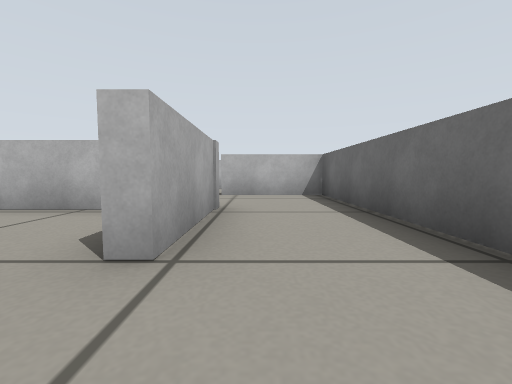
View 1 (above)

20 first-person views from a walk through a robot-simulator world made for Gazebo. The camera is 0.26 m above the floor, tilts 4° down and sees 90° across. The floor is counted in squares, 0.5 m on a side. Each view is taken from the middle of a square. On the plan, view 1 faces up. The plan holds only what a view shows up to about 9 squares ahead; the rest is blank.

View 2
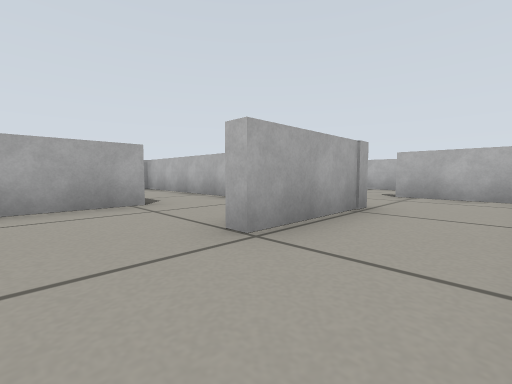

View 3
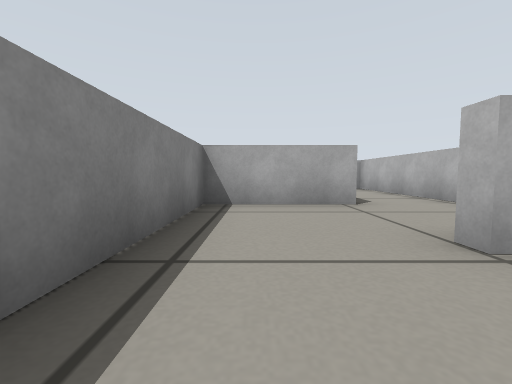

View 4
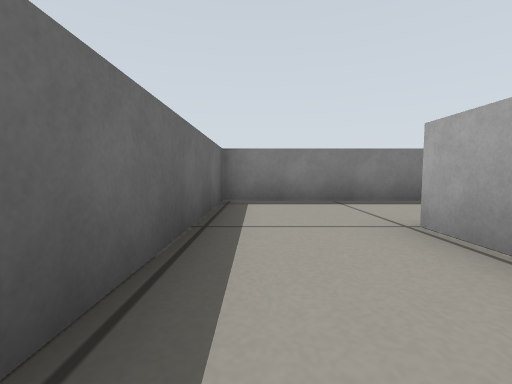

View 5
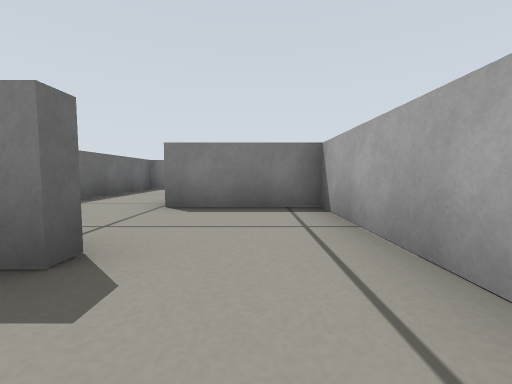

View 6
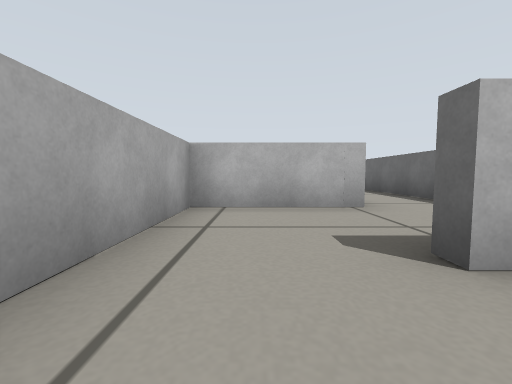

View 7
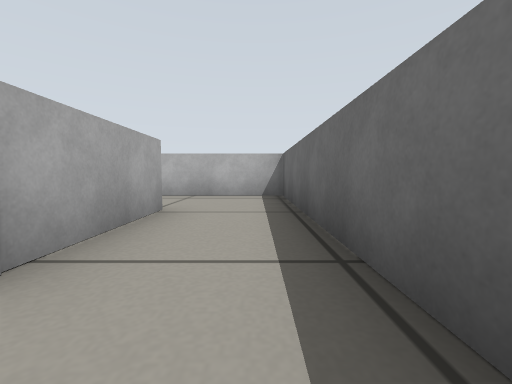

View 8
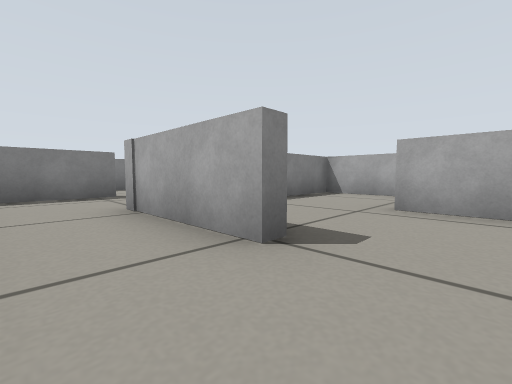

View 9
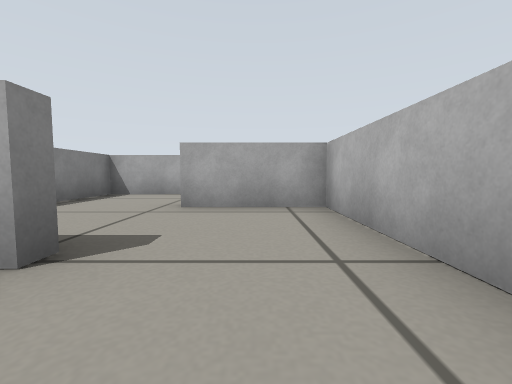

View 10
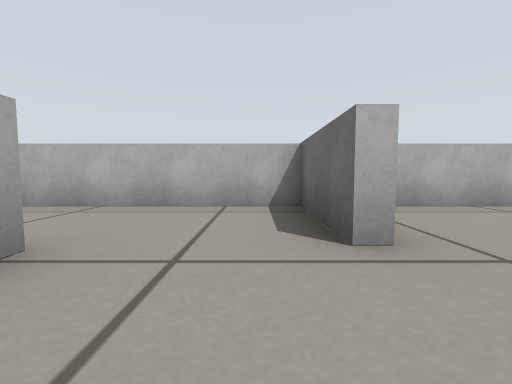

View 11
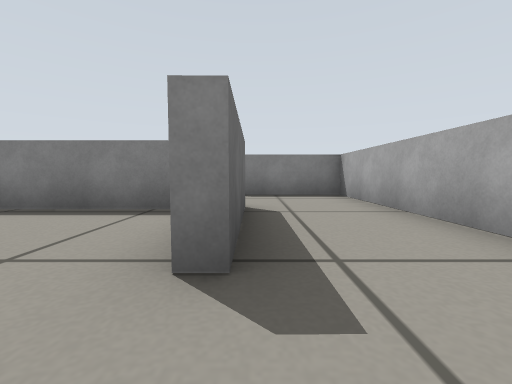

View 12
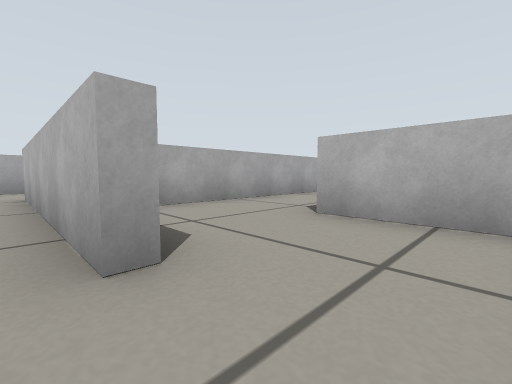

View 13
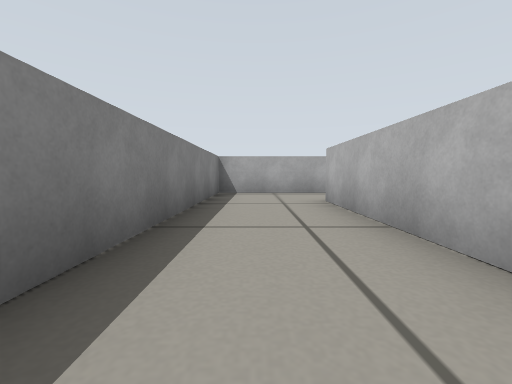

View 14
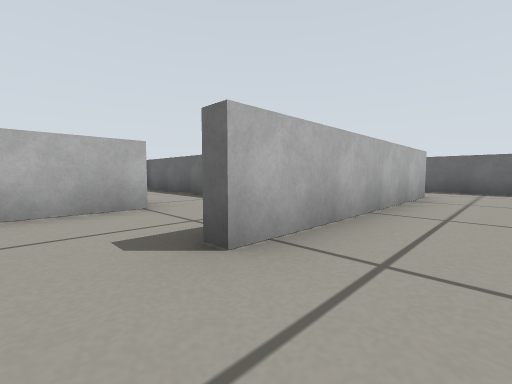

View 15
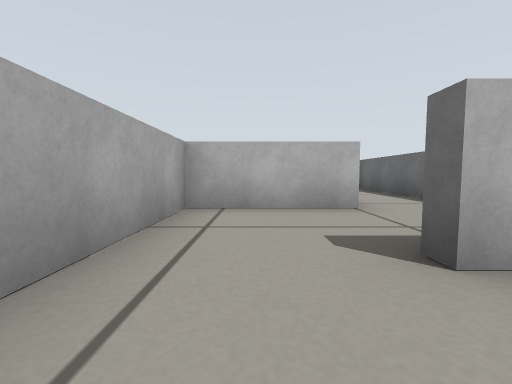

View 16
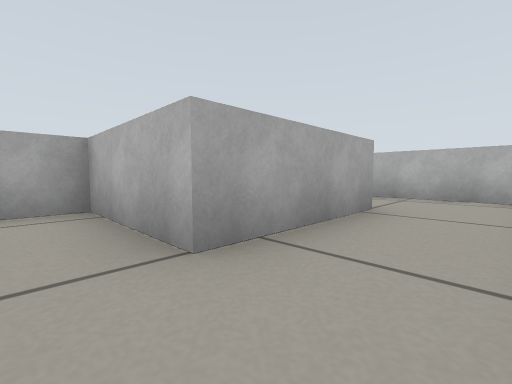

View 17
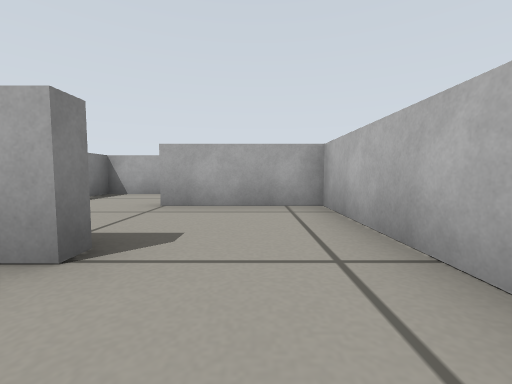

View 18
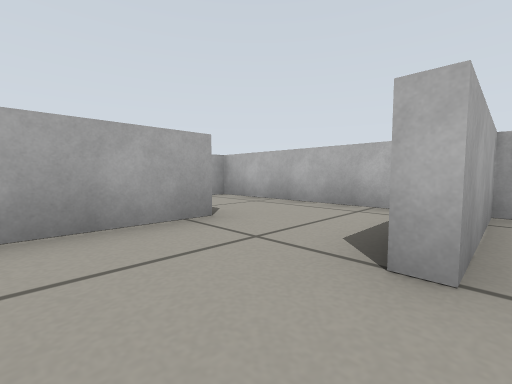

View 19
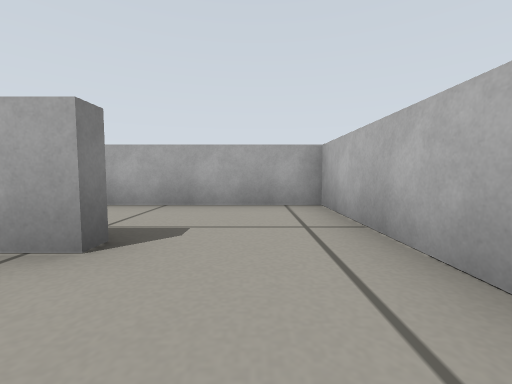

View 20
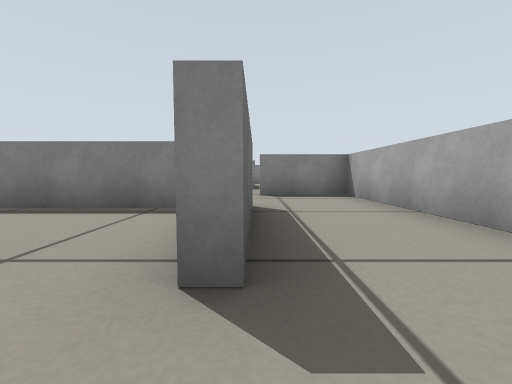

### Floor plan
Points are (right, up) in squares from view 1. A wall is a line through its corners. A room is listed if a view was taken in it or the views show most of it. See-through windows are left out.
Room 1 (views 1, 2, 3, 4, 6)
walls: (-1.6, -0.9) (1.6, -0.9) (1.6, 6.3) (-0.9, 6.3); (-3, 6.5) (-3, 4) (-0.6, 4) (-0.6, 1.5) (-1, 1.5)
ways out: opening at (-1.5, 7) to room 2; opening at (-1, 0.5) to room 13
Room 2 (views 5, 7, 8, 9)
walls: (-0.4, 11.7) (-0.3, 8.9) (-3, 8.9) (-3, 6.5); (1.6, 8.5) (1.6, 14.1) (-0.6, 14.1); (-0.9, 6.3) (-0.9, 6.6) (1.1, 6.6)
ways out: opening at (-1.5, 7) to room 1; opening at (-1, 12.5) to room 10
Room 3 (view 10)
walls: (-5.4, 11.1) (-5.4, 9.3) (-3.4, 9.3); (-3.3, 11.7) (-3.3, 14.1) (-5.5, 14.1)
ways out: opening at (-6, 12.5) to room 4; opening at (-3, 10.5) to room 10
Room 4 (view 11)
walls: (-8.1, 12.7) (-8.1, 6.6) (-5.8, 6.6); (-5.8, 8.9) (-5.9, 11.7) (-5.4, 11.7); (-5.5, 14.1) (-7.9, 14.1)
ways out: opening at (-6, 12.5) to room 3; opening at (-6, 8) to room 12
Room 5 (views 12, 13, 14, 15)
walls: (-5.4, 6.8) (-5.4, 6.3) (-10.9, 6.3); (-3.3, 4.9) (-3.3, 6.9); (-13.1, 6.5) (-13.1, 4) (-7, 4)
ways out: opening at (-11.5, 7) to room 6; opening at (-4.5, 7) to room 12
Room 6 (views 16, 17)
walls: (-8.4, 10.5) (-8.4, 14); (-10.4, 11.9) (-10.4, 8.9) (-13.1, 8.9) (-13.1, 6.5); (-10.9, 6.3) (-10.9, 6.8); (-8.9, 14.1) (-10.4, 14.1)
ways out: opening at (-11.5, 7) to room 5; opening at (-11, 12.5) to room 7
Room 7 (view 18)
walls: (-10.4, 14.1) (-13.1, 14.1) (-13.1, 11.4); (-13.6, 9.3) (-12.1, 9.3)
ways out: opening at (-11, 12.5) to room 6; opening at (-13, 10.5) to room 8
Room 8 (view 19)
walls: (-15.6, 11.9) (-15.6, 9.3) (-13.6, 9.3); (-14.2, 14.1) (-15.4, 14.1)
ways out: opening at (-13, 10.5) to room 7; opening at (-16, 12.5) to room 9
Room 9 (view 20)
walls: (-15.9, 9.1) (-15.9, 11.9); (-15.4, 14.1) (-18.3, 14.1) (-18.3, 6.6) (-16, 6.6)
ways out: opening at (-16, 12.5) to room 8; opening at (-17, 8)
Room 10 (no view inside)
walls: (-0.6, 14.1) (-3, 14.1) (-3, 11.8); (-3.4, 9.3) (-2.2, 9.3)
ways out: opening at (-1, 12.5) to room 2; opening at (-3, 10.5) to room 3
Room 11 (no view inside)
walls: (-2.2, 3.7) (-5.4, 3.7)
ways out: opening at (-2.5, 2) to room 13; opening at (-4.5, 3)
Room 12 (no view inside)
walls: (-3.9, 8.9) (-5.8, 8.9)
ways out: opening at (-6, 8) to room 4; opening at (-4.5, 7) to room 5
Room 13 (no view inside)
walls: (-3.3, 1.7) (-3.3, -0.9) (-1.6, -0.9)
ways out: opening at (-1, 0.5) to room 1; opening at (-2.5, 2) to room 11

Where each view was taken, in squares from view 1:
view 1: 0 up, 0 right, facing up
view 2: 0 up, 1 right, facing up-left
view 3: 0 up, 1 right, facing left
view 4: 4 up, 1 right, facing down
view 5: 8 up, 2 left, facing down
view 6: 5 up, 2 left, facing up
view 7: 8 up, 1 right, facing up
view 8: 13 up, 1 right, facing down-left
view 9: 13 up, 1 right, facing left
view 10: 10 up, 4 left, facing up
view 11: 13 up, 6 left, facing down
view 12: 6 up, 4 left, facing up-left
view 13: 5 up, 6 left, facing left
view 14: 5 up, 12 left, facing up-right
view 15: 5 up, 12 left, facing up
view 16: 8 up, 9 left, facing up-left
view 17: 13 up, 9 left, facing left
view 18: 10 up, 13 left, facing up-left
view 19: 13 up, 14 left, facing left
view 20: 13 up, 16 left, facing down
